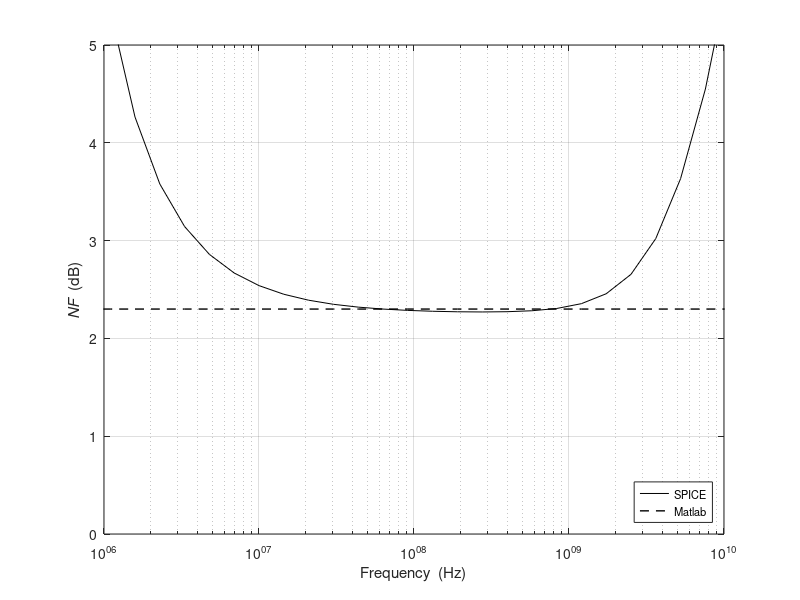

This figure's MATLAB source:
% Ex. 5.4   Spice verification of NF
clearvars;
close all;
addpath ../../lib

% Load Spice data
load('Fig5_23.mat')
nf_calculated = 2.30;

h = figure(1);
semilogx(f, nf, 'k', f, nf_calculated*ones(length(f),1), 'k--', 'linewidth',1);
xlabel('Frequency  (Hz)');
ylabel('{\itNF}  (dB)');
grid;
j = legend('SPICE', 'Matlab', 'location', 'southeast');
set(j, 'FontSize', 8);
axis([1e6 1e10 0 5]);
set(gca, 'xtick', [1e6 1e7 1e8 1e9 1e10])

%format_and_save(h, 'Fig5_23');
